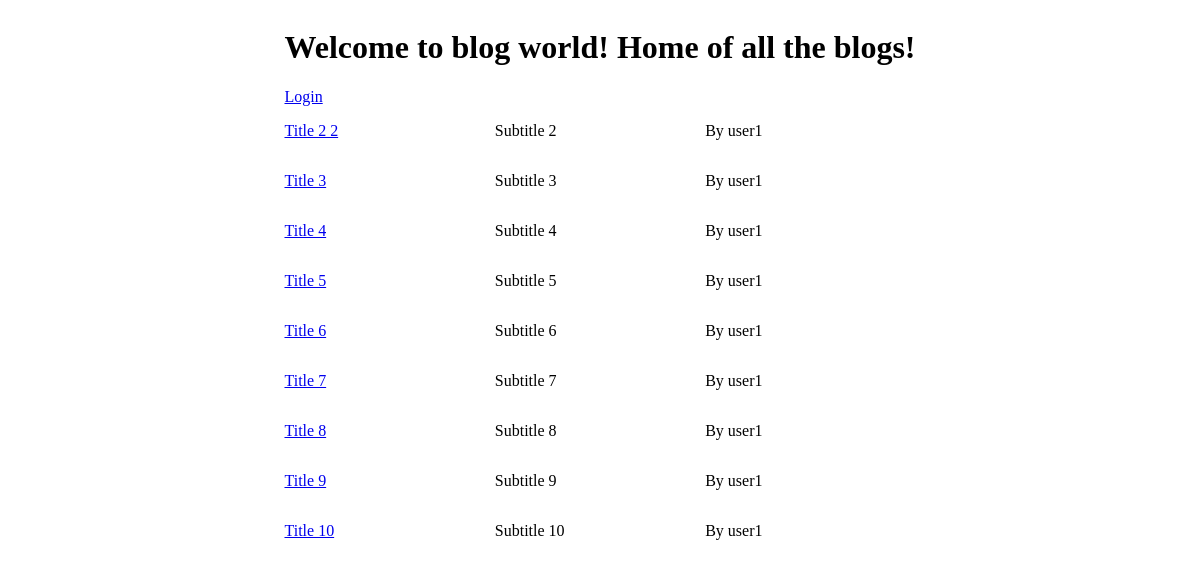
The app's page /, older data.
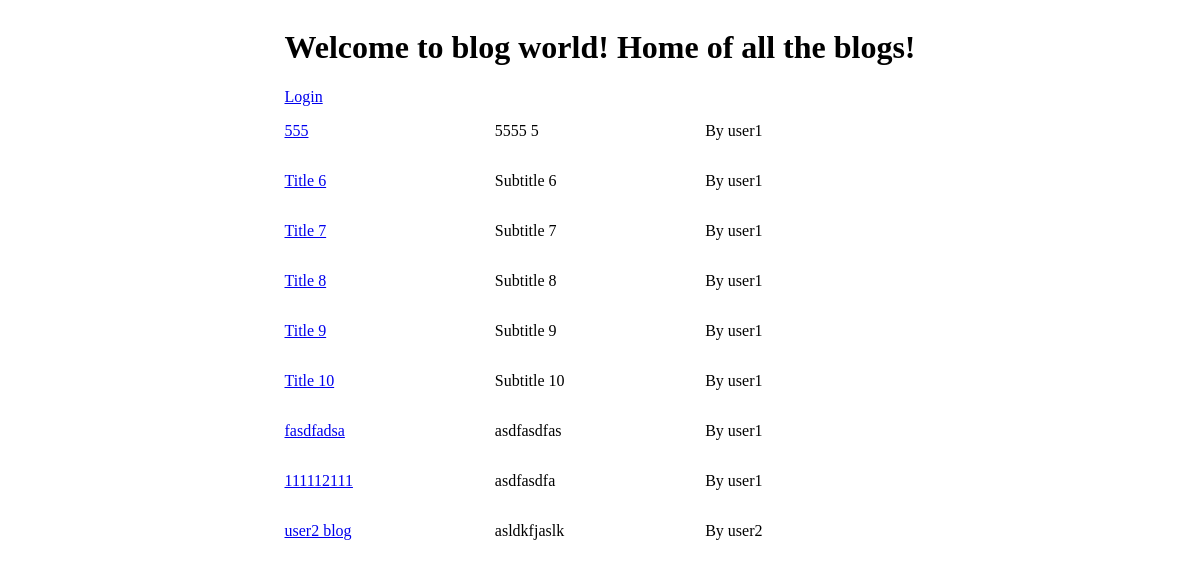
The same page, newer data.
### blog_api/models.py (models this page shows, shortened)
class BlogPost(db.Model):
   __tablename__ = "blog_posts"
   id: Mapped[int] = mapped_column(primary_key=True)
   title: Mapped[str]
   subtitle: Mapped[Optional[str]]
   body: Mapped[str]
   created_at: Mapped[datetime] = mapped_column(server_default=func.now())
   updated_at: Mapped[datetime] = mapped_column(onupdate=lambda : datetime.now(timezone.utc), server_default=func.now())
   author_id: Mapped[int] = mapped_column(ForeignKey("users.id"))
   author: Mapped["User"] = relationship(back_populates="blogs")

class User(db.Model):
   __tablename__="users"
   id: Mapped[int] = mapped_column(primary_key=True)
   username: Mapped[str]
   password: Mapped[str]
   blogs: Mapped[List["BlogPost"]] = relationship(back_populates="author")

### blog_api/api.py (the view)
@app.get('/')
def list_blogs():
    blogs = [{"id":blog.id, "title": blog.title, "subtitle": blog.subtitle, "body": blog.body, "created_at": blog.created_at, "author": blog.author.username} for blog in db.session.execute(db.select(BlogPost)).scalars()]
    if len(blogs)==0:
        seed_db()
        blogs = [{"id":blog.id, "title": blog.title, "subtitle": blog.subtitle, "body": blog.body, "created_at": blog.created_at, "author": blog.author.username} for blog in db.session.execute(db.select(BlogPost)).scalars()]
    return render_template('./blogs.html', blogs=blogs)

### blog_api/templates/blogs.html
{% extends 'base.html' %}
{% block content %}
<h1>Welcome to blog world! Home of all the blogs!</h1>
<div>
    {% if not current_user.is_authenticated %}
    <a href="{{ url_for( 'get_login') }}">Login</a>
    {% else %}
    <p>Logged in as {{current_user.username}}</p>
    <a href="{{ url_for('logout')}}">Logout</a>
    <a href="{{ url_for('new_blog_form')}}">New Blog</a>
    {% endif %}
</div>
<div id="blogs">
    {% for blog in blogs %}
    <div class="blog-overview">
        <a href="{{ url_for( 'get_blog', blog_id=blog.id ) }}">
        <p>{{blog.title}}</p></a>
        <p>{{blog.subtitle}}</p>
        <p>By {{blog.author}}</p>
    </div>
    {% endfor %}
</div>
{% endblock %}

### blog_api/templates/base.html (shortened to what this page needs)
<!DOCTYPE html>
<html>
<head>
    <link rel="stylesheet" href="{{ url_for('static', filename='main.css') }}">
</head>
<body>
    <div id="container">
        {% block content %}
        {% endblock %}
    </div>
</body>
</html>

### blog_api/static/main.css (style rules this page uses)
body { display: flex; flex-direction: column; align-items: center; }
.blog-overview { display: grid; grid-template-columns: repeat(3, 1fr); }

Row changes from the older to the newer data that the page shows:
removed BlogPost: title "Title 2 2", subtitle "Subtitle 2"
removed BlogPost: title "Title 3", subtitle "Subtitle 3"
removed BlogPost: title "Title 4", subtitle "Subtitle 4"
added BlogPost: title "fasdfadsa", subtitle "asdfasdfas"
added BlogPost: title "111112111", subtitle "asdfasdfa"
added BlogPost: title "user2 blog", subtitle "asldkfjaslk"
added User: author "user2"
Text that changed along with them:
new list line: "555 5555 5"
new list line: "By"
new list line: "user1"
list line gone: "By"
list line gone: "user1"
list line gone: "Title 5 Subtitle 5"
